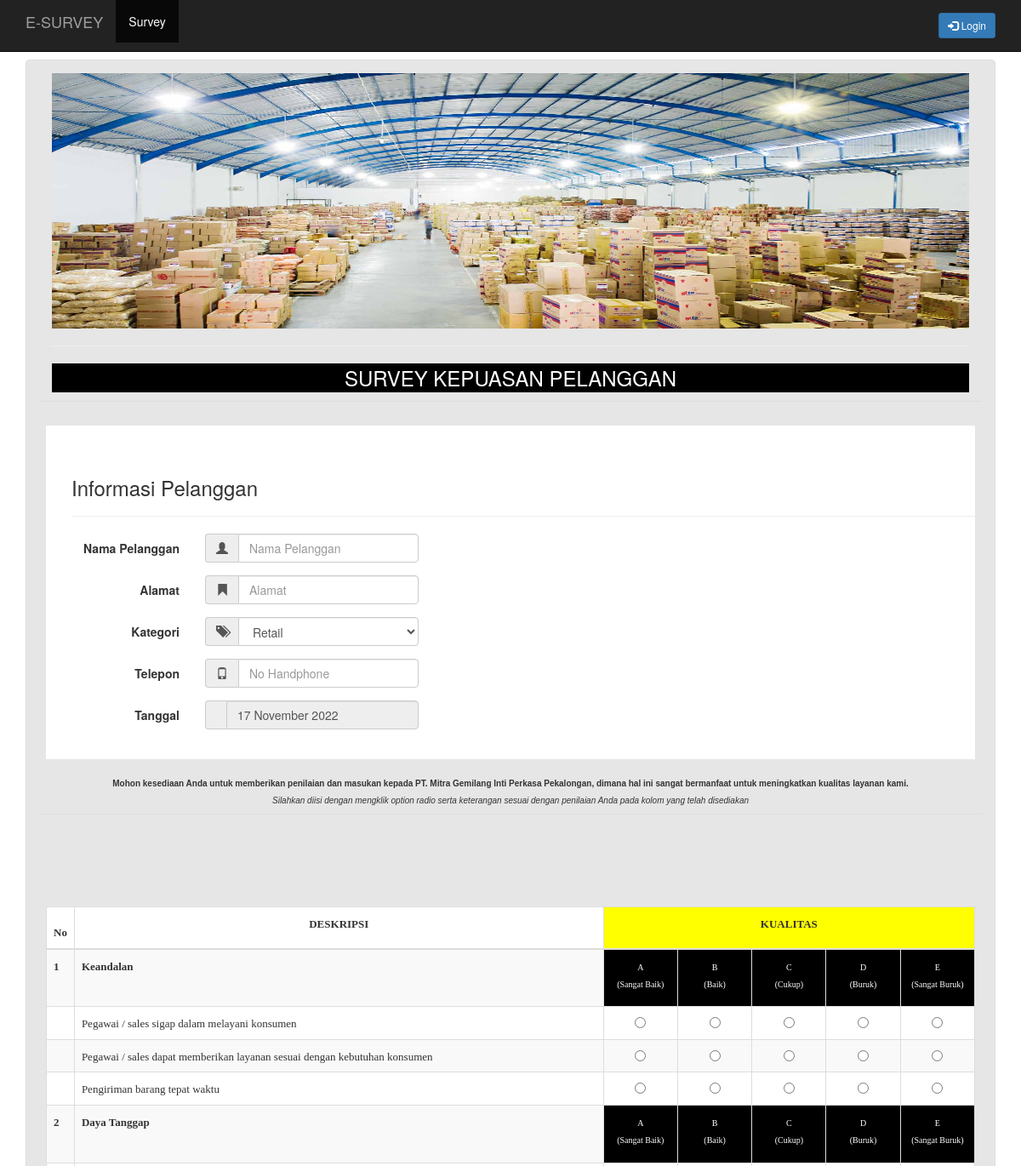
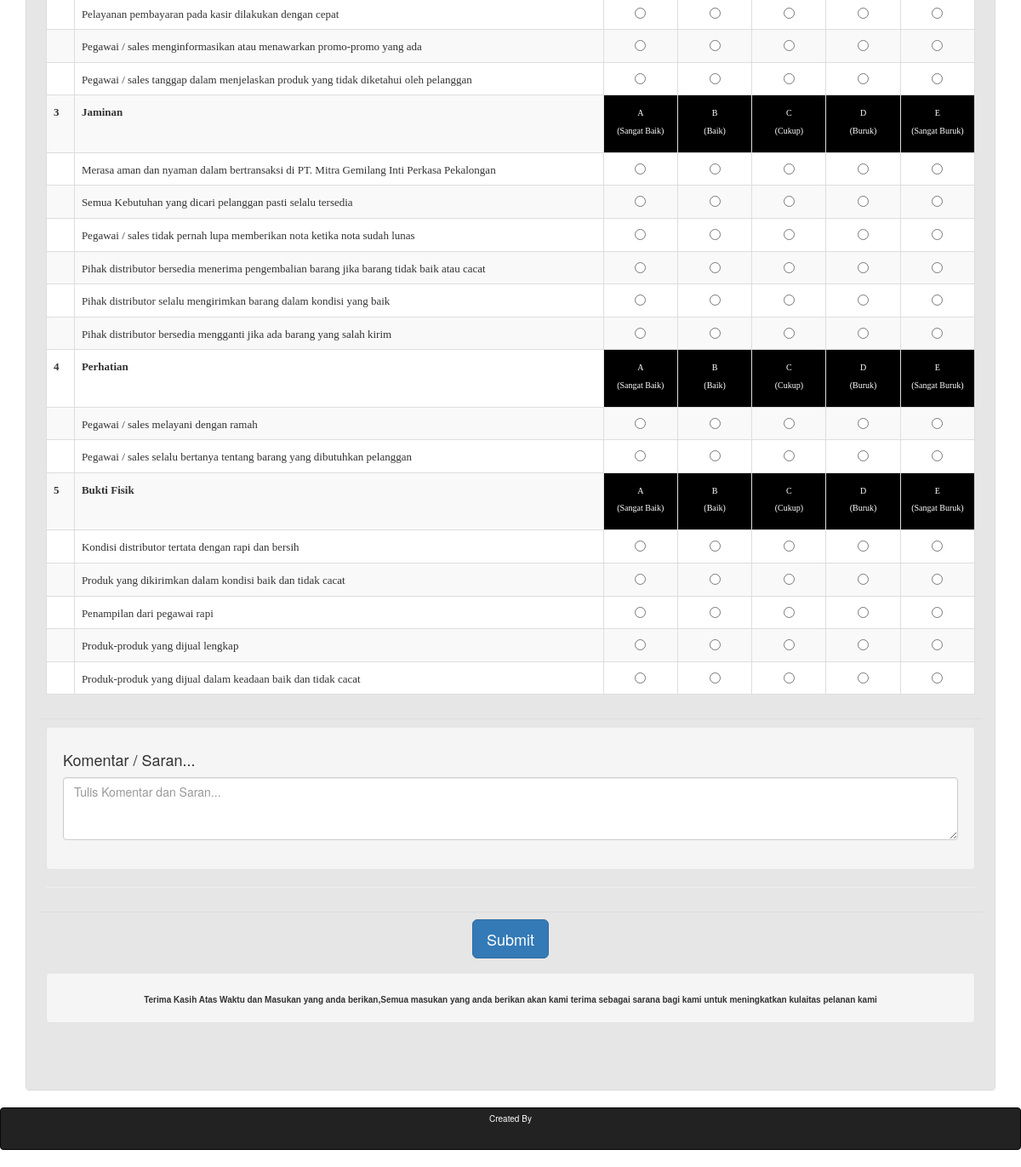
The page / on the database its author committed (2 pictures, top to bottom).
### tables this page shows
CREATE TABLE `tgroup` (
  `groupId` int(11) NOT NULL,
  `groupName` varchar(255) NOT NULL,
  `CreatedDate` datetime NOT NULL,
  `CreatedUser` int(11) NOT NULL,
  `ModifiedDate` datetime NOT NULL,
  `ModifiedUser` int(11) NOT NULL
);

CREATE TABLE `tdescription` (
  `descriptionId` int(11) NOT NULL,
  `description` text NOT NULL,
  `groupId` int(11) NOT NULL,
  `CreatedDate` datetime NOT NULL,
  `CreatedUser` int(11) NOT NULL,
  `ModifiedDate` datetime NOT NULL,
  `ModifiedUser` int(11) NOT NULL
);

### fungsi/fungsi_indotgl.php (called while the page is built, shortened)
<?php
	function tgl_indo($tgl){
			$tanggal = substr($tgl,8,2);
			$bulan = getBulan(substr($tgl,5,2));
			$tahun = substr($tgl,0,4);
			return $tanggal.' '.$bulan.' '.$tahun;
	}
	function getBulan($bln){
				switch ($bln){
					case 11:
						return "November";
						break;
				}
			}
?>

### index.php (the view, shortened to what this page needs)
<!DOCTYPE html>
<html lang="en">
<head>
    <link href="css/bootstrap.min.css" rel="stylesheet">
    <link href="css/blog-post.css" rel="stylesheet">
</head>
<body background="">
    <nav class="navbar navbar-inverse navbar-fixed-top" role="navigation">
        <div class="container">
            <div class="navbar-header">
                <a class="navbar-brand" href="#">E-SURVEY</a>
            </div>
            <div class="collapse navbar-collapse" id="bs-example-navbar-collapse-1">
                <ul class="nav navbar-nav navbar-right">
                    <li><a href="#login" data-toggle="modal"><button class="btn btn-primary btn-sm"><span class="glyphicon glyphicon-log-in"></span> Login</button></a></li>
                </ul>
                <ul class="nav navbar-nav">
                    <li class="active"><a href="#survey" data-toggle="tab">Survey</a></li>
                </ul>
            </div>
        </div>
    </nav>
    <div class="container">
        <div class="panel panel-default" >
          <div class="panel-body" style="background-color:#e6e6e6;">
            <div class="col-lg-12">
                <img class="img-responsive" src="./images/gambar.jpg" alt="" style="height:300px;width:1290px">
                <hr>
            </div>
            <div class="col-lg-12">
              <p align="center" style="background-color:black; color:white;" > <font size="5">SURVEY KEPUASAN PELANGGAN</font></p>
          </div>
          <div class="row">
              <div class="panel-body">
                  <form method='POST' action='aksi_kuosioner.php' onSubmit=\"return validasisurvey(this)\" >
                      <table class="table" >
                          <tr >
                              <td>
                                  <div class="form-horizontal"  style="margin-top:20px;background-color:#fff;padding-top:20px;padding-bottom:20px;">
                                      <div class="page-header" style="margin-left:30px;">
                                        <h3>Informasi Pelanggan</h3>
                                    </div>
                                    <div class="form-group">
                                       <label for="nama_pelanggan" class="control-label col-sm-2">Nama Pelanggan</label>
                                       <div class="col-sm-3">
                                           <div class="input-group">
                                               <div class="input-group-addon">
                                                   <span class="glyphicon glyphicon-user"></span>
                                               </div>
                                               <input type="text" id="nama_pelanggan" class="form-control" name="companyName" placeholder="Nama Pelanggan">
                                           </div>
                                       </div>
                                   </div>
                                   <div class="form-group">
                                       <label for="alamat_pelanggan" class="control-label col-sm-2">Alamat</label>
                                       <div class="col-sm-3">
                                           <div class="input-group">
                                               <div class="input-group-addon">
                                                   <span class="glyphicon glyphicon-bookmark"></span>
                                               </div>
                                               <input type="text" id="alamat_pelanggan" class="form-control" name="companyAddress1" placeholder="Alamat">
                                           </div>
                                       </div>
                                   </div>
                                   <div class="form-group">
                                       <label for="kategori" class="control-label col-sm-2">Kategori</label>
                                       <div class="col-sm-3">
                                           <div class="input-group">
                                               <div class="input-group-addon">
                                                   <span class="glyphicon glyphicon-tags"></span>
                                               </div>
                                               <select name="companyProduct" id="kategori" class="form-control">
                                                   <option value="Retail">Retail</option>
                                               </select>
                                           </div>
                                       </div>
                                   </div>
                                   <div class="form-group">
                                       <label for="hp" class="control-label col-sm-2">Telepon</label>
                                       <div class="col-sm-3">
                                           <div class="input-group">
                                               <div class="input-group-addon">
                                                   <span class="glyphicon glyphicon-phone"></span>
                                               </div>
                                               <input type="text" id="hp" class="form-control" name="companyHp" placeholder="No Handphone">
                                           </div>
                                       </div>
                                   </div>
                                   <div class="form-group">
                                       <label for="tgl" class="control-label col-sm-2">Tanggal</label>
                                       <div class="col-sm-3">
                                           <div class="input-group">
                                               <div class="input-group-addon">
                                               </div>
                                               <?php
                                               include "fungsi/fungsi_indotgl.php";
                                               $tanggal = date('Y-m-d');
                                               $tglFinal = tgl_indo($tanggal);
                                               ?>
                                               <input type="text" id="tgl" class="form-control" disabled="" name="companyName" value="<?php echo $tglFinal; ?>">
                                           </div>
                                       </div>
                                   </div>
                               </div>
                           </td>
                       </tr>
                       <tr>
                          <td width="97%" valign="top" align="center" colspan="5" style="border-style: none; border-width: medium">
                              <font face="Arial" size="1"><b>Mohon kesediaan Anda untuk memberikan
                                  penilaian dan masukan kepada PT. Mitra Gemilang Inti Perkasa Pekalongan, dimana hal ini sangat bermanfaat
                                  untuk meningkatkan kualitas layanan kami.<br>
                              </b><i>Silahkan diisi dengan mengklik option radio
                                 serta keterangan sesuai dengan penilaian Anda
                             pada kolom yang telah disediakan</i></font>
                         </td>
                     </tr>
                     <tr>
                      <td colspan="9">
                          <table class="table table-striped table-bordered">
                              <thead>
                                  <th width='3%' ><b><font face='Tahoma' size='2'>No</font></b></th>
                                  <th colspan='2'><p align='center'><b><font face='Tahoma' size='2'>DESKRIPSI</font></b></th>
                                      <th colspan="5" bgcolor='#FFFF00'><p align='center'><font face='Tahoma' size='2'>KUALITAS</font></th>
                                      </thead>
                                      <tbody>
                                          <?php
                                          include "koneksi.php";
                                          $no = 1;
                                          $sql = mysqli_query($masuk,"SELECT * FROM tgroup");
                                          while($data = mysqli_fetch_array($sql)){
                                              $id = $data[groupId];
                                              echo "<tr valign='top'>
                                              <td><font face='Tahoma' size='2' colspan='1'><b> $no</b></font></td>
                                              <td colspan='2'><font face='Tahoma' size='2'><b>$data[groupName]</b></font></td>
                                              <td height='25' width='8%' bgcolor='#000000'><p align='center'><font face='Tahoma' size='1' color='white'>A<br>(Sangat Baik)</font></td>
                                              <td height='25' width='8%' bgcolor='#000000'><p align='center'><font face='Tahoma' size='1' color='white'>B<br>(Baik)</font></td>
                                              <td height='25' width='8%' bgcolor='#000000'><p align='center'><font face='Tahoma' size='1' color='white'>C<br>(Cukup)</font></td>
                                              <td height='25' width='8%' bgcolor='#000000'><p align='center'><font face='Tahoma' size='1' color='white'>D<br>(Buruk)</font></td>
                                              <td height='25' width='8%' bgcolor='#000000'><p align='center'><font face='Tahoma' size='1' color='white'>E<br>(Sangat Buruk)</font></td>
                                              </tr>";
                                              $hasil = mysqli_query($masuk,"SELECT * FROM tdescription, tgroup WHERE tdescription.groupId = '$id' AND tdescription.groupId = tgroup.groupId ORDER BY tgroup.groupId");
                                              $i = 1;
                                              while ($r = mysqli_fetch_array($hasil)){
                                                  echo "<tr>
                                                  <td colspan='1'></td>
                                                  <td colspan='2'><font face='Tahoma' size='2'> $r[description]</font></td>
                                                  <td align='center'> <input type='radio' name='asfa$i$data[groupId]' value='A'> </td>
                                                  <td align='center'> <input type='radio' name='asfa$i$data[groupId]' value='B'> </td>
                                                  <td align='center'> <input type='radio' name='asfa$i$data[groupId]' value='C'> </td>
                                                  <td align='center'> <input type='radio' name='asfa$i$data[groupId]' value='D'> </td>
                                                  <td align='center'> <input type='radio' name='asfa$i$data[groupId]' value='E'> </td>
                                                  </tr>";
                                                  $i++;
                                              }
                                              echo "<br>";
                                              $no++;
                                          }
                                          ?>
                                      </tbody>
                                  </table>
                              </td>
                          </tr>
                          <tr>
                              <td colspan="8">
                                  <div class="well">
                                      <h4>Komentar / Saran...</h4>
                                      <div class="form-group">
                                          <textarea name='suggestion' class="form-control" rows="3" placeholder="Tulis Komentar dan Saran..."></textarea>
                                      </div>
                                  </div>
                                  <hr>
                              </td>
                          </tr>
                          <tr>
                              <td colspan="8"> <center><button type="submit" class="btn btn-primary btn-lg">Submit</button></center> </td>
                          </tr>
                          <tr>
                              <td width="97%" valign="top" align="center" colspan="5" style="border-style: none; border-width: medium">
                                  <center class="well">
                                      <font face="Arial" size="1"><b>Terima Kasih Atas Waktu dan Masukan yang anda berikan,Semua masukan yang anda berikan </b> </i></font>
                                      <font face="Arial" size="1"><b>akan kami terima sebagai sarana bagi kami untuk meningkatkan kulaitas pelanan kami</b>  </i></font>
                                  </center>
                              </td>
                          </tr>
                      </table>
                  </form>
              </div>
          </div>
      </div>
  </div>
</div>
<nav class="navbar navbar-inverse navbar-absolut-bottom" role="navigation">
    <div class="container">
        <div class="collapse navbar-collapse" id="bs-example-navbar-collapse-1">
         <center><font color="white" size="1" >Created By</font></center>
     </div>
 </div>
</nav>
</body>
</html>

### css/blog-post.css (style rules this page uses)
body { padding-top: 70px; }

### rows shown on the page
tgroup: groupName "Keandalan"
tdescription: description "Pegawai / sales sigap dalam melayani konsumen"
tdescription: description "Pegawai / sales dapat memberikan layanan sesuai dengan kebutuhan konsumen"
tdescription: description "Pengiriman barang tepat waktu"
tgroup: groupName "Daya Tanggap"
tdescription: description "Pelayanan pembayaran pada kasir dilakukan dengan cepat"
tdescription: description "Pegawai / sales menginformasikan atau menawarkan promo-promo yang ada"
tdescription: description "Pegawai / sales tanggap dalam menjelaskan produk yang tidak diketahui oleh pelanggan"
tgroup: groupName "Jaminan"
tdescription: description "Merasa aman dan nyaman dalam bertransaksi di PT. Mitra Gemilang Inti Perkasa Pekalongan"
tdescription: description "Semua Kebutuhan yang dicari pelanggan pasti selalu tersedia"
tdescription: description "Pegawai / sales tidak pernah lupa memberikan nota ketika nota sudah lunas"
tdescription: description "Pihak distributor bersedia menerima pengembalian barang jika barang tidak baik atau cacat"
tdescription: description "Pihak distributor selalu mengirimkan barang dalam kondisi yang baik"
tdescription: description "Pihak distributor bersedia mengganti jika ada barang yang salah kirim"
tgroup: groupName "Perhatian"
tdescription: description "Pegawai / sales melayani dengan ramah"
tdescription: description "Pegawai / sales selalu bertanya tentang barang yang dibutuhkan pelanggan"
tgroup: groupName "Bukti Fisik"
tdescription: description "Kondisi distributor tertata dengan rapi dan bersih"
tdescription: description "Produk yang dikirimkan dalam kondisi baik dan tidak cacat"
tdescription: description "Penampilan dari pegawai rapi"
tdescription: description "Produk-produk yang dijual lengkap"
tdescription: description "Produk-produk yang dijual dalam keadaan baik dan tidak cacat"
